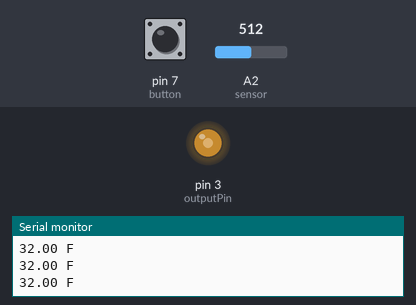
A sketch run on a simulated Arduino Uno, built with avr-gcc and run on an emulated ATmega328P. Shown: output pins drawn as LEDs (lit = HIGH), the last lines printed to the serial monitor. The inputs (shaded band) are chosen by the test bench; at power-on: A2 (sensor) = 512, pin 7 (button) HIGH.

Above: at 1.2 s.
1.3 s: A2 (sensor) set to 223
At 1.6 s:
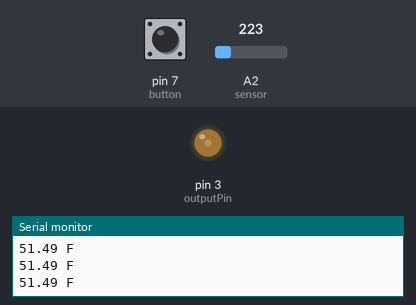
2.8 s: A2 (sensor) set to 0
At 3.9 s:
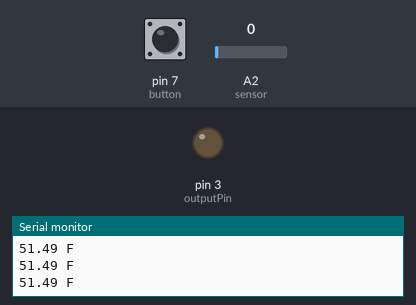
4.3 s: A2 (sensor) set to 716
At 4.9 s:
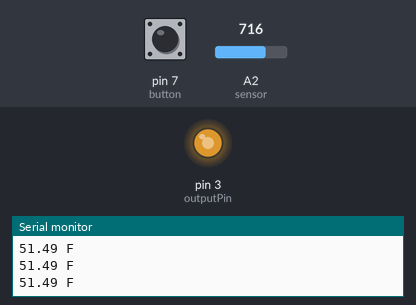
5.8 s: A2 (sensor) set to 900
At 7.2 s:
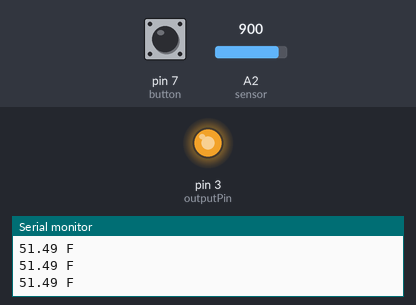
Timing chart, 0 to 8.8 s (numbered marks = the images above; inputs shaded):
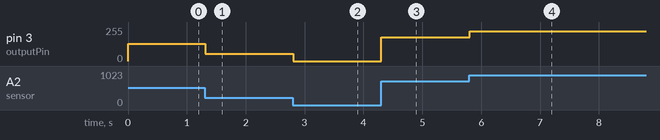

Measured:
- after the input at 1.3 s, pin 3 (outputPin): 128/255 → 55/255 at once
- after the input at 2.8 s, pin 3 (outputPin): 55/255 → 0/255 at once
- after the input at 4.3 s, pin 3 (outputPin): 0/255 → 179/255 at once
- after the input at 5.8 s, pin 3 (outputPin): 179/255 → 225/255 at once

The sketch:

thermometer.ino
```cpp
////#include <Wire.h>   //use I2C library
////#include <LiquidCrystal_I2C.h>  //use I2C LCD Library
#define sensor 2  //set sensor pins
#define button 7
#define outputPin 3
int State;  //record the switch state
float Fahrenheit;  //record converted temperature
int Value;  //record the value read from analog pin
float Temperature;  //record the orignal temperature

////LiquidCrystal_I2C lcd(0x38,16,2);  // set the LCD address to 0x20 for a 16 chars and 2 line display

void setup()
{
////  lcd.init();  // initialize the lcd
////  lcd.backlight();  // backlight on
  Serial.begin(9600);  //Start serial port
  analogReference(EXTERNAL);  // use outside Analog Reference
  pinMode(button,INPUT);
}

void loop()
{
  Value = analogRead(sensor);  //read sensor's value
  State = digitalRead(button);  //read button state
  if(300 < Value and Value <= 316)  //temperature calculations for different sections
  {
    Temperature = -0.15 * Value + 48.7;
  }
  if(279 < Value and Value <= 300)
  {
    Temperature = -0.0905 * Value + 30.843;
  }
  if(233 < Value and Value <= 279)
  {
    Temperature = -0.087 * Value + 29.861;
  }
  if(194 < Value and Value <= 233)
  {
    Temperature = -0.1231 * Value + 38.277;
  }
  if(157 < Value and Value <= 194)
  {
    Temperature = -0.1108 * Value + 35.897;
  }
  if(138 < Value and Value <= 157)
  {
    Temperature = -0.1263 * Value + 38.332;
  }
  if(100 < Value and Value <= 138)
  {
    Temperature = -0.1868 * Value + 46.684;
  }
  if(65 < Value and Value <= 100)
  {
    Temperature = -0.22 * Value + 50;
  }
  if(48 < Value and Value <= 65)
  {
    Temperature = -0.2706 * Value + 53.288;
  }
  if(22 < Value and Value <= 48)
  {
    Temperature = -0.5423 * Value + 66.331;
  }
  if(19 < Value and Value <= 22)
  {
    Temperature = -1.3667 * Value + 84.467;
  }
  if(10 < Value and Value <= 19)
  {
    Temperature = -1.2444 * Value + 82.144;
  }
  if(6 < Value and Value <= 10)
  {
    Temperature = -1.5 * Value + 84.7;
  }
  if(4 < Value and Value <= 6)
  {
    Temperature = -3.5 * Value + 96.7;
  }
  if(2 < Value and Value <= 4)
  {
    Temperature = -3.85 * Value + 98.1;
  }
  analogWrite(outputPin, int(Value/4));
  if(State == LOW)  //decide how to display the temperature
  {
    ////Display(Temperature, Value, 0);
    Serial.print(Temperature);
    Serial.println(" C");
    Serial.println(Value);
  }
  else
  {
    Fahrenheit = (Temperature*9/5) + 32;
    ////Display(Fahrenheit, Value, 1);
    Serial.print(Fahrenheit);
    Serial.println(" F");
  }
}

/*void Display(float Temp, int val, boolean FC)  //function for LCD display format
{
  lcd.clear();
  lcd.print("Temperature");
  lcd.print(" ");
  lcd.print(val);
  lcd.setCursor(0, 1);
  lcd.print(Temp);
  lcd.print((char)223); //显示o符号
  if (FC == 0)
  {
    lcd.print("C"); //显示字母C
  }
  else
  {
    lcd.print("F"); //显示字母C
  }
  delay(1000);
}
*/
```
